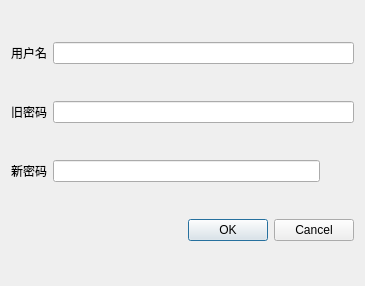
<?xml version="1.0" encoding="UTF-8"?>
<ui version="4.0">
 <class>Dialog</class>
 <widget class="QDialog" name="Dialog">
  <property name="geometry">
   <rect>
    <x>0</x>
    <y>0</y>
    <width>365</width>
    <height>286</height>
   </rect>
  </property>
  <property name="windowTitle">
   <string>Dialog</string>
  </property>
  <layout class="QGridLayout" name="gridLayout">
   <item row="1" column="0">
    <widget class="QLabel" name="label_2">
     <property name="text">
      <string>旧密码</string>
     </property>
    </widget>
   </item>
   <item row="1" column="1">
    <widget class="QLineEdit" name="old_password">
     <property name="echoMode">
      <enum>QLineEdit::Password</enum>
     </property>
    </widget>
   </item>
   <item row="2" column="0">
    <widget class="QLabel" name="label">
     <property name="maximumSize">
      <size>
       <width>69</width>
       <height>16777215</height>
      </size>
     </property>
     <property name="text">
      <string>新密码</string>
     </property>
    </widget>
   </item>
   <item row="2" column="1">
    <widget class="QLineEdit" name="new_password">
     <property name="maximumSize">
      <size>
       <width>267</width>
       <height>16777215</height>
      </size>
     </property>
     <property name="echoMode">
      <enum>QLineEdit::PasswordEchoOnEdit</enum>
     </property>
    </widget>
   </item>
   <item row="3" column="0" colspan="2">
    <widget class="QDialogButtonBox" name="buttonBox">
     <property name="orientation">
      <enum>Qt::Horizontal</enum>
     </property>
     <property name="standardButtons">
      <set>QDialogButtonBox::Cancel|QDialogButtonBox::Ok</set>
     </property>
    </widget>
   </item>
   <item row="0" column="0">
    <widget class="QLabel" name="label_3">
     <property name="text">
      <string>用户名</string>
     </property>
    </widget>
   </item>
   <item row="0" column="1">
    <widget class="QLineEdit" name="username"/>
   </item>
  </layout>
 </widget>
 <resources/>
 <connections>
  <connection>
   <sender>buttonBox</sender>
   <signal>accepted()</signal>
   <receiver>Dialog</receiver>
   <slot>accept()</slot>
   <hints>
    <hint type="sourcelabel">
     <x>248</x>
     <y>254</y>
    </hint>
    <hint type="destinationlabel">
     <x>157</x>
     <y>274</y>
    </hint>
   </hints>
  </connection>
  <connection>
   <sender>buttonBox</sender>
   <signal>rejected()</signal>
   <receiver>Dialog</receiver>
   <slot>reject()</slot>
   <hints>
    <hint type="sourcelabel">
     <x>316</x>
     <y>260</y>
    </hint>
    <hint type="destinationlabel">
     <x>286</x>
     <y>274</y>
    </hint>
   </hints>
  </connection>
 </connections>
</ui>
